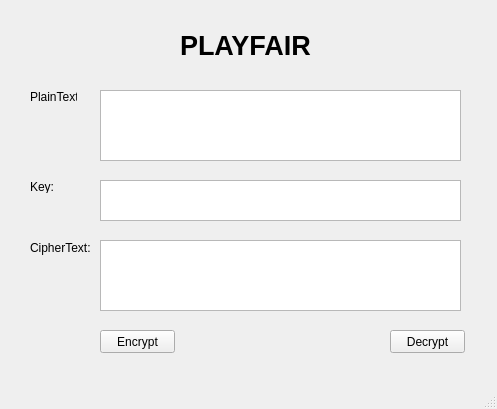
<?xml version="1.0" encoding="UTF-8"?>
<ui version="4.0">
 <class>MainWindow</class>
 <widget class="QMainWindow" name="MainWindow">
  <property name="geometry">
   <rect>
    <x>0</x>
    <y>0</y>
    <width>497</width>
    <height>409</height>
   </rect>
  </property>
  <property name="windowTitle">
   <string>MainWindow</string>
  </property>
  <widget class="QWidget" name="centralwidget">
   <widget class="QLabel" name="label_4">
    <property name="geometry">
     <rect>
      <x>30</x>
      <y>240</y>
      <width>61</width>
      <height>16</height>
     </rect>
    </property>
    <property name="text">
     <string>CipherText:</string>
    </property>
   </widget>
   <widget class="QLabel" name="label_2">
    <property name="geometry">
     <rect>
      <x>30</x>
      <y>90</y>
      <width>47</width>
      <height>13</height>
     </rect>
    </property>
    <property name="text">
     <string>PlainText:</string>
    </property>
   </widget>
   <widget class="QPushButton" name="btn_decrypt">
    <property name="geometry">
     <rect>
      <x>390</x>
      <y>330</y>
      <width>75</width>
      <height>23</height>
     </rect>
    </property>
    <property name="text">
     <string>Decrypt</string>
    </property>
   </widget>
   <widget class="QLabel" name="label_3">
    <property name="geometry">
     <rect>
      <x>30</x>
      <y>180</y>
      <width>47</width>
      <height>13</height>
     </rect>
    </property>
    <property name="text">
     <string>Key:</string>
    </property>
   </widget>
   <widget class="QLabel" name="label">
    <property name="geometry">
     <rect>
      <x>180</x>
      <y>10</y>
      <width>231</width>
      <height>71</height>
     </rect>
    </property>
    <property name="font">
     <font>
      <pointsize>20</pointsize>
      <weight>75</weight>
      <bold>true</bold>
     </font>
    </property>
    <property name="text">
     <string>PLAYFAIR</string>
    </property>
    <property name="textFormat">
     <enum>Qt::PlainText</enum>
    </property>
   </widget>
   <widget class="QTextEdit" name="txt_cipher_text">
    <property name="geometry">
     <rect>
      <x>100</x>
      <y>240</y>
      <width>361</width>
      <height>71</height>
     </rect>
    </property>
   </widget>
   <widget class="QTextEdit" name="txt_key">
    <property name="geometry">
     <rect>
      <x>100</x>
      <y>180</y>
      <width>361</width>
      <height>41</height>
     </rect>
    </property>
   </widget>
   <widget class="QPlainTextEdit" name="txt_plain_text">
    <property name="geometry">
     <rect>
      <x>100</x>
      <y>90</y>
      <width>361</width>
      <height>71</height>
     </rect>
    </property>
   </widget>
   <widget class="QPushButton" name="btn_encrypt">
    <property name="geometry">
     <rect>
      <x>100</x>
      <y>330</y>
      <width>75</width>
      <height>23</height>
     </rect>
    </property>
    <property name="text">
     <string>Encrypt</string>
    </property>
   </widget>
  </widget>
  <widget class="QMenuBar" name="menubar">
   <property name="geometry">
    <rect>
     <x>0</x>
     <y>0</y>
     <width>497</width>
     <height>21</height>
    </rect>
   </property>
  </widget>
  <widget class="QStatusBar" name="statusbar"/>
 </widget>
 <resources/>
 <connections/>
</ui>
